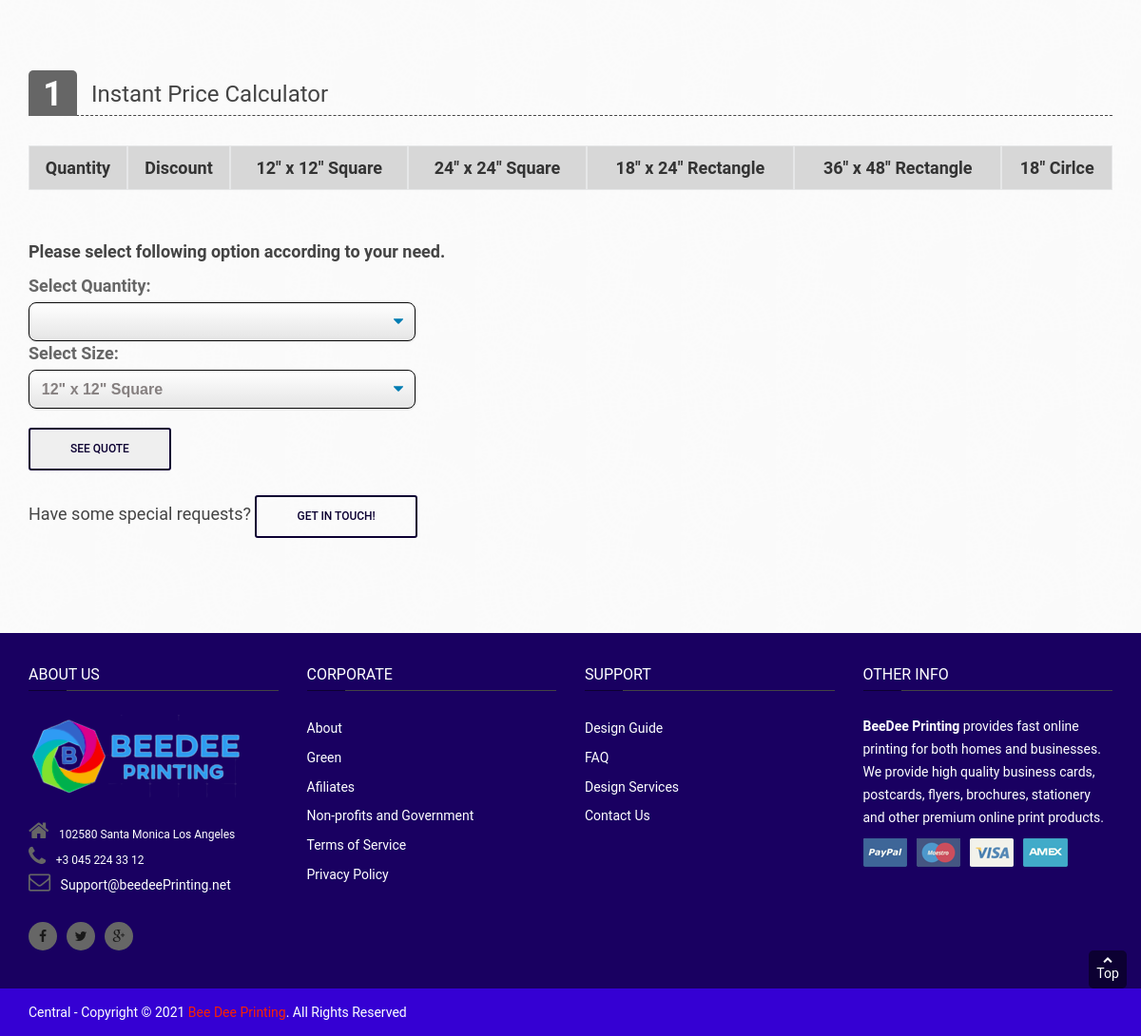
The page /large-format/floor-stickers-detail (lower part) on the database as committed earlier.
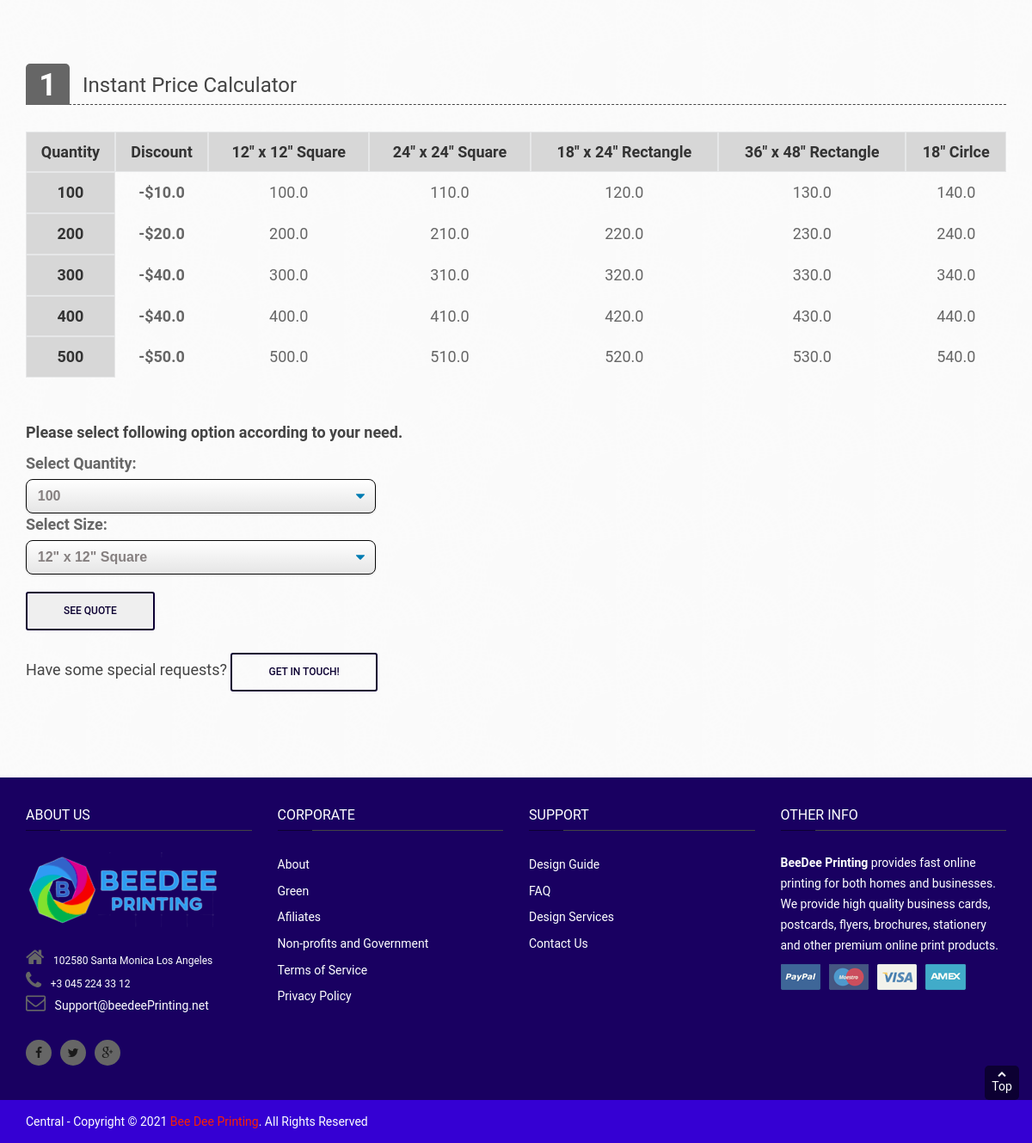
The same page on the database as committed later.
### Large_Format_Printing/models.py (models this page shows, shortened)
class FloorStickers(models.Model):
   Quantity = models.IntegerField(default=2, null=False)
   Twelve_By_Twelve = models.FloatField(default=0, blank=False, editable=True, validators=[MinValueValidator(0.0)], verbose_name='12" x 12" Square Cost')
   TwentyFour_By_TwentyFour = models.FloatField(default=0, blank=False, editable=True, validators=[MinValueValidator(0.0)], verbose_name='24" x 24" Square Cost')
   Eighteen_By_TwentyFour = models.FloatField(default=0, blank=False, editable=True, validators=[MinValueValidator(0.0)], verbose_name='18" x 24" Rectangle Cost')
   ThirtySix_By_FourtyEight = models.FloatField(default=0, blank=False, editable=True, validators=[MinValueValidator(0.0)], verbose_name='36" x 48" Rectangle Cost')
   Eighteen = models.FloatField(default=0, blank=False, editable=True, validators=[MinValueValidator(0.0)], verbose_name='18" Circle Cost')
   Discount = models.FloatField(default=0, blank=False, editable=True, validators=[MinValueValidator(0.0)], verbose_name = 'Discount')
   Template = models.FileField(upload_to='static/Large_Format_Printing_Templates', max_length=256, blank=True)
   class Meta:
       verbose_name = "5 - Floor Sticker"

### Large_Format_Printing/views.py (the view)
# urls.py: path('floor-stickers-detail', Floor_stickers_detail, name='floor-stickers-detail'),
def Floor_stickers_detail(request):
    product = lf_products.objects.get(id=3)
    table = FloorStickers.objects.all()
    b_object = b_products.objects.all()
    bc_object = bc_products.objects.all()
    bs_object = bs_products.objects.all()
    lf_object = lf_products.objects.all()
    mp_object = mp_products.objects.all()
    urls_bc_aside = ["/business-cards/business-card-detail" , "/business-cards/edge-painted-detail", "/business-cards/foil-business-card-detail","/business-cards/raised-spot-uv-business-card-detail", "/business-cards/pantone-business-cards-detail", "/business-cards/plastic-business-cards-detail", "/business-cards/raised-ink-business-cards-detail"]
    urls_bs_aside =  ["/business-stationary/envelopes-detail", "/business-stationary/letterhead-detail", "/business-stationary/notepad-detail"]
    urls_lf_aside = ["floor-stickers-detail", "foamcore-poster-detail", "poster-printing-detail", "retractable-banners-detail", "table-cover-detail"]
    urls_mp_aside = ["/marketing-products/calenders-detail", "/marketing-products/brouchers-flyers-detail" , "/marketing-products/postcards-detail", "/marketing-products/hangtags-detail", "/marketing-products/labels-and-stickers-detail" , "/marketing-products/ncr-forms-detail" , "/marketing-products/presentation-folder-detail", "custom-holiday-cards-detail"]
    b_urls = ["/boxes/pillow-boxes-detail", "/boxes/gable-boxes-detail" ,"/boxes/window-boxes-detail", "/boxes/mailer-boxes-detail" , "/boxes/kraft-boxes-detail", "/boxes/cosmetics-boxes-detail" ,"/boxes/sleeve-boxes-detail", "/boxes/display-boxes-detail", "/boxes/beverage-boxes-detail", "/boxes/candle-boxes-detail", "/boxes/auto-parts-boxes-detail", "/boxes/pizza-boxes-detail"]
    b_aside = zip(b_urls,b_object)
    mp_aside = zip(urls_mp_aside, mp_object)
    lf_aside = zip(urls_lf_aside, lf_object)
    bs_aside = zip(urls_bs_aside, bs_object)
    bc_aside = zip(urls_bc_aside,bc_object)
    menu = FloorStickers.objects.all()
    menu1 = Extra_features.objects.all()
    if request.POST:
        var = request.POST
        quantity = var['quantity']
        size = var['size']
        print(size)
        size_quantity_query = FloorStickers.objects.filter(Quantity=quantity).values(size)
        discount_query = FloorStickers.objects.filter(Quantity=quantity).values('Discount')
        for p in size_quantity_query:
            size_quantity_price = p[size]
        for y in discount_query:
            price_discount = y['Discount']
        total_price = size_quantity_price - price_discount
        extra_f_dict = {"Size": size,
                       }
        request.session['invoice'] = total_price
        request.session['label'] = product.Label
        request.session['discount'] = price_discount
        request.session['id'] = 3
        request.session['cat'] = 'lf_products'
        request.session['extra_f'] = extra_f_dict
        request.session['quantity'] = quantity
        print('Form Submitted')
    else:
        total_price = 0
        request.session['invoice'] = 0
        request.session['label'] = ' '
        request.session['discount'] = 0
        request.session['id'] = 0
        request.session['quantity'] = 0
        request.session['cat'] = 'lf_products'
        print('Form not submitted')
    context = {
        'total_price' : total_price,
        "menu": menu,
        "menu1": menu1,
        "table" : table,
        "bc_product" : bc_object,
        "bs_product" : bs_object,
        "lf_product" : lf_object,
        "mp_product" : mp_object,
        "label" : product.Label,
        "Description": product.Description,
        "image1" : product.image1,
        "image2" : product.image2,
        "image3" : product.image3,
        "bc_aside"   : bc_aside,
        "bs_aside" : bs_aside,
        "lf_aside": lf_aside,
        "b_aside": b_aside,
        "mp_aside": mp_aside,
    }
    if request.POST:
        return redirect('checkout')
    return render( request,"Large_Format_Printing/floor_stickers.html", context )

### Large_Format_Printing/templates/Large_Format_Printing/floor_stickers.html (shortened to what the changed rows need)
{% extends 'base.html' %}
{% load static %}
{% block content %}
<main class="main" id="product-detail">
    <section class="add-to-cart-w">
        <div class="container">
            <div class="row">
                <div class="col-md-12 col-sm-12 product-options">
                    <div class="row">
                        <div class="option-grib-w col-md-12">
                            <div class="scroll-pane horizontal-only">
                                <table>
                                    <tr class="strikeout">
                                        <th>Quantity</th>
                                        <th>Discount</th>
                                        <th rowspan="1"> 12" x 12" Square</th>
                                        <th rowspan="1"> 24" x 24" Square</th>
                                        <th rowspan="1"> 18" x 24" Rectangle</th>
                                        <th rowspan="1"> 36" x 48" Rectangle</th>
                                        <th rowspan="1"> 18" Cirlce</th>
                                    </tr>
                                    {% for table in table %}
                                    <tr>
                                        <th>{{ table.Quantity }} </th>
                                        <td>
                                            {% if table.Discount %}
                                            <strong> -${{ table.Discount }} </strong>
                                            {% else %}
                                            ${{ table.Discount }}
                                           {% endif %}
                                        </td>
                                        <td>
                                            {{ table.Twelve_By_Twelve }}
                                        </td>
                                        <td>
                                            {{ table.TwentyFour_By_TwentyFour }}
                                        </td>
                                        <td>
                                            {{ table.Eighteen_By_TwentyFour }}
                                        </td>
                                        <td>
                                            {{ table.ThirtySix_By_FourtyEight }}
                                        </td>
                                        <td>
                                            {{ table.Eighteen }}
                                        </td>
                                    </tr>
                                    {% endfor %}
                                </table>
                            </div>
                        </div>
                    </div>
                    <br>
                    <br>
                    <form method="POST" id="product-detail-form">
                        <div class="options-list-w">
                            <div class="row">
                                <div class="block-options col-md-4 col-sm-5">
                                    <div class="options-col">
                                        <label for="cars">Select Quantity:</label>
                                        <select class="select-css" name="quantity">
                                            {% for menu in menu %}
                                            <option value="{{ menu.Quantity }}">{{ menu.Quantity }}</option>
                                            {% endfor %}
                                        </select>
                                    </div>
                                </div>
                            </div>
                        </div>
                    </form>
                    <br>
                </div>
            </div>
        </div>
    </section>
</main>
{% endblock content %}

Rows that differ between the two databases and show on the page:
added FloorStickers: Quantity "100", Discount "10.0", Twelve_By_Twelve "100.0", TwentyFour_By_TwentyFour "110.0", Eighteen_By_TwentyFour "120.0", ThirtySix_By_FourtyEight "130.0", Eighteen "140.0"
added FloorStickers: Quantity "200", Discount "20.0", Twelve_By_Twelve "200.0", TwentyFour_By_TwentyFour "210.0", Eighteen_By_TwentyFour "220.0", ThirtySix_By_FourtyEight "230.0", Eighteen "240.0"
added FloorStickers: Quantity "300", Discount "40.0", Twelve_By_Twelve "300.0", TwentyFour_By_TwentyFour "310.0", Eighteen_By_TwentyFour "320.0", ThirtySix_By_FourtyEight "330.0", Eighteen "340.0"
added FloorStickers: Quantity "400", Discount "40.0", Twelve_By_Twelve "400.0", TwentyFour_By_TwentyFour "410.0", Eighteen_By_TwentyFour "420.0", ThirtySix_By_FourtyEight "430.0", Eighteen "440.0"
added FloorStickers: Quantity "500", Discount "50.0", Twelve_By_Twelve "500.0", TwentyFour_By_TwentyFour "510.0", Eighteen_By_TwentyFour "520.0", ThirtySix_By_FourtyEight "530.0", Eighteen "540.0"
Other text that changed with them:
form field quantity: (not shown) → "100"
